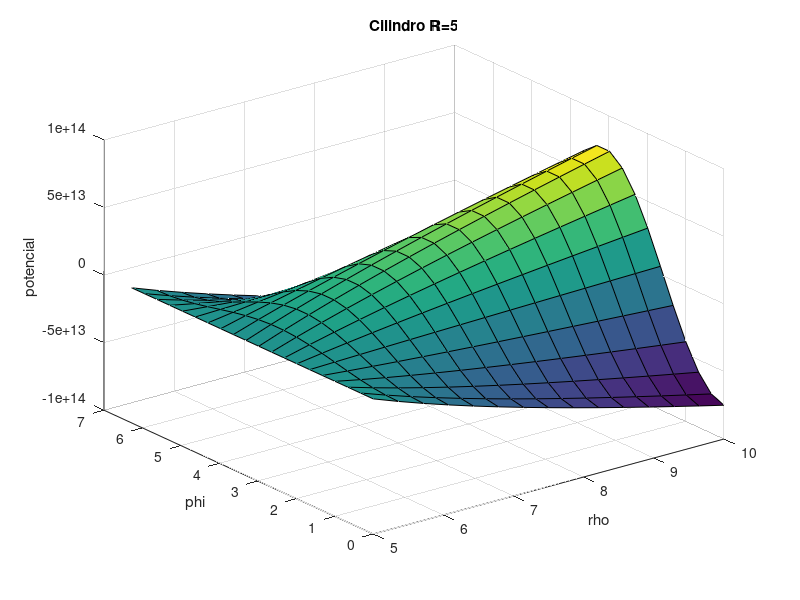

Write the MATLAB code that produced this figure.
R=5
Ecampo=10.*10.^( 12)
l=8
rho1 = linspace(5,10,15)
phi1=linspace(0,2.*pi,20)
[rho, phi]=meshgrid(rho1, phi1)
e=8.85.*10.^(-12)

potencial = -Ecampo.*rho.*(1-(R.^2)./(rho.^2)).*cos(phi);

surf(rho, phi, potencial)
title("Cilindro R=5")
xlabel("rho")
ylabel("phi")
zlabel("potencial")